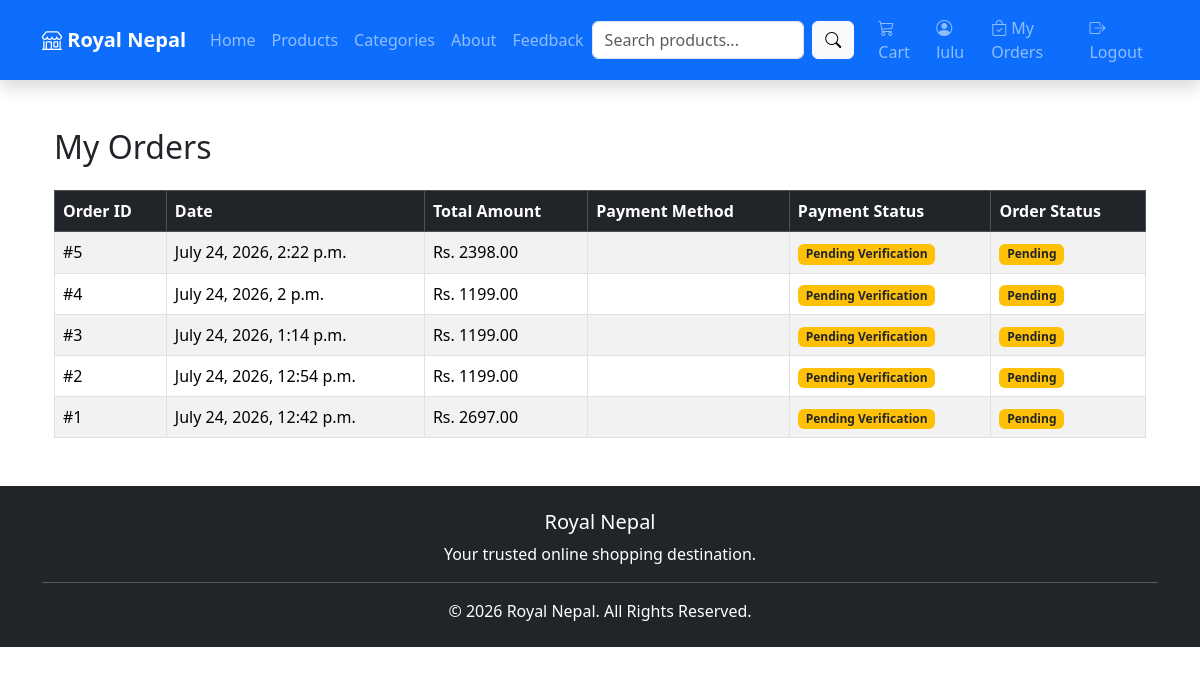
Page /orders/my-orders/ (signed in) on the earlier database version.
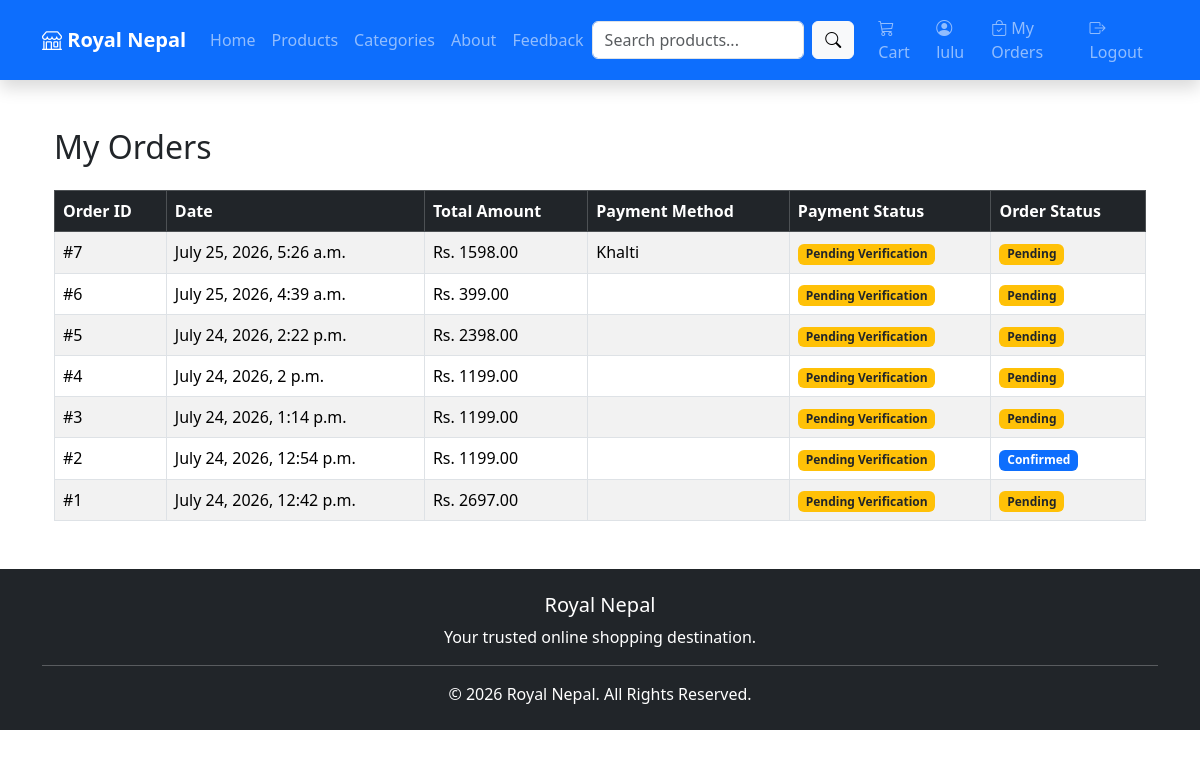
Same page on the later database version.
### orders/models.py (models this page shows, shortened)
class Order(models.Model):
    STATUS_CHOICES = [
        ("Pending", "Pending"),
        ("Confirmed", "Confirmed"),
        ("Shipped", "Shipped"),
        ("Delivered", "Delivered"),
    ]
    user = models.ForeignKey(User, on_delete=models.CASCADE)
    full_name = models.CharField(max_length=100)
    phone = models.CharField(max_length=20)
    email = models.EmailField()
    address = models.TextField()
    total_amount = models.DecimalField(
        max_digits=10,
        decimal_places=2
    )
    status = models.CharField(
        max_length=20,
        choices=STATUS_CHOICES,
        default="Pending"
    )
    payment_method = models.CharField(
        max_length=20,
        blank=True
    )
    payment_screenshot = models.ImageField(
        upload_to="payments/",
        blank=True,
        null=True
    )
    payment_status = models.CharField(
        max_length=30,
        default="Pending Verification"
    )
    created_at = models.DateTimeField(
        auto_now_add=True
    )

### orders/views.py (the view)
# urls.py: path("my-orders/", views.my_orders, name="my_orders"),
@login_required
def my_orders(request):
    orders = Order.objects.filter(
        user=request.user
    ).order_by("-id")
    return render(
        request,
        "orders/my_orders.html",
        {
            "orders": orders
        }
    )

### templates/orders/my_orders.html
{% extends 'base.html' %}
{% block content %}
<div class="container mt-5">
    <h2 class="mb-4">
        My Orders
    </h2>
    {% if orders %}
    <table class="table table-bordered table-striped table-hover">
        <thead class="table-dark">
            <tr>
                <th>Order ID</th>
                <th>Date</th>
                <th>Total Amount</th>
                <th>Payment Method</th>
                <th>Payment Status</th>
                <th>Order Status</th>
            </tr>
        </thead>
        <tbody>
        {% for order in orders %}
        <tr>
            <td>#{{ order.id }}</td>
            <td>{{ order.created_at }}</td>
            <td>Rs. {{ order.total_amount }}</td>
            <td>{{ order.payment_method }}</td>
            <td>
                {% if order.payment_status == "Pending Verification" %}
                    <span class="badge bg-warning text-dark">
                        Pending Verification
                    </span>
                {% elif order.payment_status == "Verified" %}
                    <span class="badge bg-success">
                        Verified
                    </span>
                {% elif order.payment_status == "Rejected" %}
                    <span class="badge bg-danger">
                        Rejected
                    </span>
                {% else %}
                    <span class="badge bg-secondary">
                        {{ order.payment_status }}
                    </span>
                {% endif %}
            </td>
            <td>
                {% if order.status == "Pending" %}
                    <span class="badge bg-warning text-dark">
                        Pending
                    </span>
                {% elif order.status == "Confirmed" %}
                    <span class="badge bg-primary">
                        Confirmed
                    </span>
                {% elif order.status == "Shipped" %}
                    <span class="badge bg-info text-dark">
                        Shipped
                    </span>
                {% elif order.status == "Delivered" %}
                    <span class="badge bg-success">
                        Delivered
                    </span>
                {% else %}
                    <span class="badge bg-secondary">
                        {{ order.status }}
                    </span>
                {% endif %}
            </td>
        </tr>
        {% endfor %}
        </tbody>
    </table>
    {% else %}
        <div class="alert alert-info">
            <h5>No Orders Found</h5>
            <p>You haven't placed any orders yet.</p>
        </div>
    {% endif %}
</div>
{% endblock %}

### templates/base.html (shortened to what this page needs)
<!DOCTYPE html>
<html lang="en">
<head>
    <link href="https://cdn.jsdelivr.net/npm/bootstrap@5.3.7/dist/css/bootstrap.min.css" rel="stylesheet">
    <link rel="stylesheet" href="https://cdn.jsdelivr.net/npm/bootstrap-icons@1.13.1/font/bootstrap-icons.min.css">
</head>
<body>
<nav class="navbar navbar-expand-lg navbar-dark bg-primary shadow">
    <div class="container">
        <a class="navbar-brand fw-bold" href="/">
            <i class="bi bi-shop"></i> Royal Nepal
        </a>
        <div class="collapse navbar-collapse" id="navbarNav">
            <ul class="navbar-nav me-auto">
                <li class="nav-item">
                    <a class="nav-link" href="/">
                        Home
                    </a>
                </li>
                <li class="nav-item">
                    <a class="nav-link" href="/products/">
                        Products
                    </a>
                </li>
                <li class="nav-item">
    <a class="nav-link" href="{% url 'products' %}">
        Categories
    </a>
</li>
                <li class="nav-item">
                    <a class="nav-link" href="#">
                        About
                    </a>
                </li>
                <li class="nav-item">
                    <a class="nav-link" href="{% url 'feedback' %}">
                        Feedback
                    </a>
                </li>
            </ul>
            <form class="d-flex me-3"
                  method="GET"
                  action="{% url 'products' %}">
                <input
                    class="form-control me-2"
                    type="search"
                    name="q"
                    placeholder="Search products..."
                    value="{{ request.GET.q }}">
                <button
                    class="btn btn-light"
                    type="submit">
                    <i class="bi bi-search"></i>
                </button>
            </form>
            <ul class="navbar-nav">
                <li class="nav-item">
                    <a class="nav-link" href="{% url 'cart' %}">
                        <i class="bi bi-cart3"></i>
                        Cart
                    </a>
                </li>
                {% if user.is_authenticated %}
                <li class="nav-item">
                    <a class="nav-link" href="#">
                        <i class="bi bi-person-circle"></i>
                        {{ user.username }}
                    </a>
                </li>
                <li class="nav-item">
                    <a class="nav-link" href="{% url 'my_orders' %}">
                        <i class="bi bi-bag-check"></i>
                        My Orders
                    </a>
                </li>
                <li class="nav-item">
                    <a class="nav-link" href="{% url 'logout' %}">
                        <i class="bi bi-box-arrow-right"></i>
                        Logout
                    </a>
                </li>
                {% endif %}
            </ul>
        </div>
    </div>
</nav>
<div class="container mt-4">
    {% block content %}
    {% endblock %}
</div>
<footer class="bg-dark text-white mt-5">
    <div class="container text-center py-4">
        <h5>Royal Nepal</h5>
        <p>
            Your trusted online shopping destination.
        </p>
        <hr>
        <p class="mb-0">
            © 2026 Royal Nepal. All Rights Reserved.
        </p>
    </div>
</footer>
</body>
</html>

Differences in the rows shown:
added Order: id "7", created_at "July 25, 2026, 5:26 a.m.", total_amount "1598.00", payment_method "Khalti", shows "Pending Verification", status "Pending"
added Order: id "6", created_at "July 25, 2026, 4:39 a.m.", total_amount "399.00", shows "Pending Verification", status "Pending"
changed Order "July 24, 2026, 12:54 p.m.": status "Pending" → "Confirmed"
